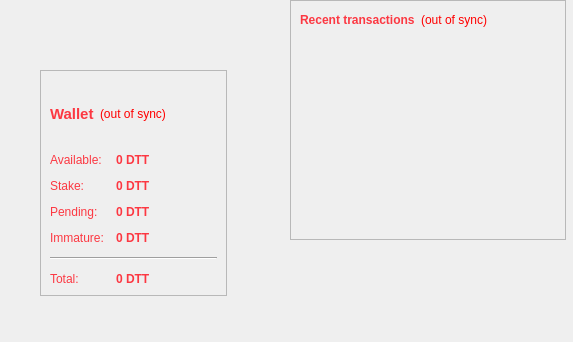
<?xml version="1.0" encoding="UTF-8"?>
<ui version="4.0">
 <class>OverviewPage</class>
 <widget class="QWidget" name="OverviewPage">
  <property name="geometry">
   <rect>
    <x>0</x>
    <y>0</y>
    <width>573</width>
    <height>342</height>
   </rect>
  </property>
  <property name="windowTitle">
   <string>Form</string>
  </property>
  <property name="styleSheet">
   <string notr="true">QListView { background: transparent; }</string>
  </property>
  <widget class="QWidget" name="layoutWidget">
   <property name="geometry">
    <rect>
     <x>40</x>
     <y>70</y>
     <width>187</width>
     <height>226</height>
    </rect>
   </property>
   <layout class="QVBoxLayout" name="verticalLayout_2">
    <item>
     <widget class="QFrame" name="frame">
      <property name="styleSheet">
       <string notr="true">QListView { background: transparent; }</string>
      </property>
      <property name="frameShape">
       <enum>QFrame::StyledPanel</enum>
      </property>
      <property name="frameShadow">
       <enum>QFrame::Raised</enum>
      </property>
      <layout class="QVBoxLayout" name="verticalLayout_4">
       <item>
        <layout class="QHBoxLayout" name="horizontalLayout_4">
         <item>
          <widget class="QLabel" name="label_5">
           <property name="font">
            <font>
             <pointsize>11</pointsize>
             <weight>75</weight>
             <bold>true</bold>
            </font>
           </property>
           <property name="styleSheet">
            <string notr="true">color: rgb(252, 56, 66);</string>
           </property>
           <property name="text">
            <string>Wallet</string>
           </property>
          </widget>
         </item>
         <item>
          <widget class="QLabel" name="labelWalletStatus">
           <property name="toolTip">
            <string>The displayed information may be out of date. Your wallet automatically synchronizes with the DarkTronToken network after a connection is established, but this process has not completed yet.</string>
           </property>
           <property name="styleSheet">
            <string notr="true">QLabel { color: red; }</string>
           </property>
           <property name="text">
            <string notr="true">(out of sync)</string>
           </property>
           <property name="alignment">
            <set>Qt::AlignLeading|Qt::AlignLeft|Qt::AlignVCenter</set>
           </property>
          </widget>
         </item>
         <item>
          <spacer name="horizontalSpacer_2">
           <property name="orientation">
            <enum>Qt::Horizontal</enum>
           </property>
           <property name="sizeHint" stdset="0">
            <size>
             <width>40</width>
             <height>20</height>
            </size>
           </property>
          </spacer>
         </item>
        </layout>
       </item>
       <item>
        <layout class="QFormLayout" name="formLayout_2">
         <property name="fieldGrowthPolicy">
          <enum>QFormLayout::AllNonFixedFieldsGrow</enum>
         </property>
         <property name="horizontalSpacing">
          <number>12</number>
         </property>
         <property name="verticalSpacing">
          <number>12</number>
         </property>
         <item row="0" column="0">
          <widget class="QLabel" name="label">
           <property name="styleSheet">
            <string notr="true">color: rgb(252, 56, 66);</string>
           </property>
           <property name="text">
            <string>Available:</string>
           </property>
          </widget>
         </item>
         <item row="0" column="1">
          <widget class="QLabel" name="labelBalance">
           <property name="font">
            <font>
             <weight>75</weight>
             <bold>true</bold>
            </font>
           </property>
           <property name="cursor">
            <cursorShape>IBeamCursor</cursorShape>
           </property>
           <property name="toolTip">
            <string>Your current spendable balance</string>
           </property>
           <property name="styleSheet">
            <string notr="true">color: rgb(252, 56, 66);</string>
           </property>
           <property name="text">
            <string notr="true">0 DTT</string>
           </property>
           <property name="textInteractionFlags">
            <set>Qt::LinksAccessibleByMouse|Qt::TextSelectableByKeyboard|Qt::TextSelectableByMouse</set>
           </property>
          </widget>
         </item>
         <item row="1" column="0">
          <widget class="QLabel" name="label_6">
           <property name="styleSheet">
            <string notr="true">color: rgb(252, 56, 66);</string>
           </property>
           <property name="text">
            <string>Stake:</string>
           </property>
          </widget>
         </item>
         <item row="1" column="1">
          <widget class="QLabel" name="labelStake">
           <property name="font">
            <font>
             <weight>75</weight>
             <bold>true</bold>
            </font>
           </property>
           <property name="cursor">
            <cursorShape>IBeamCursor</cursorShape>
           </property>
           <property name="toolTip">
            <string>Total of coins that was staked, and do not yet count toward the current balance</string>
           </property>
           <property name="styleSheet">
            <string notr="true">color: rgb(252, 56, 66);</string>
           </property>
           <property name="text">
            <string notr="true">0 DTT</string>
           </property>
           <property name="textInteractionFlags">
            <set>Qt::LinksAccessibleByMouse|Qt::TextSelectableByKeyboard|Qt::TextSelectableByMouse</set>
           </property>
          </widget>
         </item>
         <item row="2" column="0">
          <widget class="QLabel" name="label_3">
           <property name="styleSheet">
            <string notr="true">color: rgb(252, 56, 66);</string>
           </property>
           <property name="text">
            <string>Pending:</string>
           </property>
          </widget>
         </item>
         <item row="3" column="0">
          <widget class="QLabel" name="labelImmatureText">
           <property name="styleSheet">
            <string notr="true">color: rgb(252, 56, 66);</string>
           </property>
           <property name="text">
            <string>Immature:</string>
           </property>
          </widget>
         </item>
         <item row="3" column="1">
          <widget class="QLabel" name="labelImmature">
           <property name="font">
            <font>
             <weight>75</weight>
             <bold>true</bold>
            </font>
           </property>
           <property name="toolTip">
            <string>Mined balance that has not yet matured</string>
           </property>
           <property name="styleSheet">
            <string notr="true">color: rgb(252, 56, 66);</string>
           </property>
           <property name="text">
            <string notr="true">0 DTT</string>
           </property>
           <property name="textInteractionFlags">
            <set>Qt::LinksAccessibleByMouse|Qt::TextSelectableByKeyboard|Qt::TextSelectableByMouse</set>
           </property>
          </widget>
         </item>
         <item row="4" column="0" colspan="2">
          <widget class="Line" name="line">
           <property name="orientation">
            <enum>Qt::Horizontal</enum>
           </property>
          </widget>
         </item>
         <item row="5" column="0">
          <widget class="QLabel" name="labelTotalText">
           <property name="styleSheet">
            <string notr="true">color: rgb(252, 56, 66);</string>
           </property>
           <property name="text">
            <string>Total:</string>
           </property>
          </widget>
         </item>
         <item row="5" column="1">
          <widget class="QLabel" name="labelTotal">
           <property name="font">
            <font>
             <weight>75</weight>
             <bold>true</bold>
            </font>
           </property>
           <property name="cursor">
            <cursorShape>IBeamCursor</cursorShape>
           </property>
           <property name="toolTip">
            <string>Your current total balance</string>
           </property>
           <property name="styleSheet">
            <string notr="true">color: rgb(252, 56, 66);</string>
           </property>
           <property name="text">
            <string notr="true">0 DTT</string>
           </property>
           <property name="textInteractionFlags">
            <set>Qt::LinksAccessibleByMouse|Qt::TextSelectableByKeyboard|Qt::TextSelectableByMouse</set>
           </property>
          </widget>
         </item>
         <item row="2" column="1">
          <widget class="QLabel" name="labelUnconfirmed">
           <property name="font">
            <font>
             <weight>75</weight>
             <bold>true</bold>
            </font>
           </property>
           <property name="cursor">
            <cursorShape>IBeamCursor</cursorShape>
           </property>
           <property name="toolTip">
            <string>Total of transactions that have yet to be confirmed, and do not yet count toward the current balance</string>
           </property>
           <property name="styleSheet">
            <string notr="true">color: rgb(252, 56, 66);</string>
           </property>
           <property name="text">
            <string notr="true">0 DTT</string>
           </property>
           <property name="textInteractionFlags">
            <set>Qt::LinksAccessibleByMouse|Qt::TextSelectableByKeyboard|Qt::TextSelectableByMouse</set>
           </property>
          </widget>
         </item>
        </layout>
       </item>
      </layout>
     </widget>
    </item>
   </layout>
  </widget>
  <widget class="QFrame" name="frame_2">
   <property name="geometry">
    <rect>
     <x>290</x>
     <y>0</y>
     <width>276</width>
     <height>240</height>
    </rect>
   </property>
   <property name="frameShape">
    <enum>QFrame::StyledPanel</enum>
   </property>
   <property name="frameShadow">
    <enum>QFrame::Raised</enum>
   </property>
   <layout class="QVBoxLayout" name="verticalLayout">
    <item>
     <layout class="QHBoxLayout" name="horizontalLayout_2">
      <item>
       <widget class="QLabel" name="label_4">
        <property name="styleSheet">
         <string notr="true">color: rgb(252, 56, 66);</string>
        </property>
        <property name="text">
         <string>&lt;b&gt;Recent transactions&lt;/b&gt;</string>
        </property>
       </widget>
      </item>
      <item>
       <widget class="QLabel" name="labelTransactionsStatus">
        <property name="toolTip">
         <string>The displayed information may be out of date. Your wallet automatically synchronizes with the DarkTronToken network after a connection is established, but this process has not completed yet.</string>
        </property>
        <property name="styleSheet">
         <string notr="true">QLabel { color: red; }</string>
        </property>
        <property name="text">
         <string notr="true">(out of sync)</string>
        </property>
        <property name="alignment">
         <set>Qt::AlignRight|Qt::AlignTrailing|Qt::AlignVCenter</set>
        </property>
       </widget>
      </item>
      <item>
       <spacer name="horizontalSpacer">
        <property name="orientation">
         <enum>Qt::Horizontal</enum>
        </property>
        <property name="sizeHint" stdset="0">
         <size>
          <width>40</width>
          <height>20</height>
         </size>
        </property>
       </spacer>
      </item>
     </layout>
    </item>
    <item>
     <layout class="QVBoxLayout" name="verticalLayout_3">
      <item>
       <spacer name="verticalSpacer_2">
        <property name="orientation">
         <enum>Qt::Vertical</enum>
        </property>
        <property name="sizeHint" stdset="0">
         <size>
          <width>20</width>
          <height>40</height>
         </size>
        </property>
       </spacer>
      </item>
     </layout>
    </item>
    <item>
     <widget class="QListView" name="listTransactions">
      <property name="styleSheet">
       <string notr="true">QListView { background: transparent; }
color: rgb(252, 56, 66);</string>
      </property>
      <property name="frameShape">
       <enum>QFrame::NoFrame</enum>
      </property>
      <property name="verticalScrollBarPolicy">
       <enum>Qt::ScrollBarAlwaysOff</enum>
      </property>
      <property name="horizontalScrollBarPolicy">
       <enum>Qt::ScrollBarAlwaysOff</enum>
      </property>
      <property name="selectionMode">
       <enum>QAbstractItemView::NoSelection</enum>
      </property>
     </widget>
    </item>
   </layout>
  </widget>
 </widget>
 <resources/>
 <connections/>
</ui>
